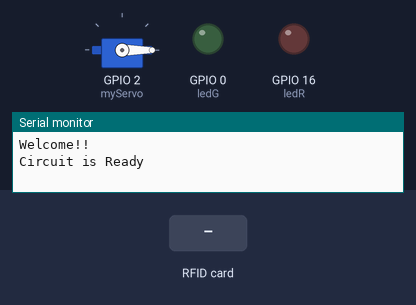
Simulated run of this sketch. Board: ESP8266 (NodeMCU). Parts: servo, output pins drawn as LEDs (lit = HIGH), the last lines printed to the serial monitor. Inputs (shaded band) come from the test bench. WiFi joins after 1.5 s; servers stay silent unless stated; pins used as bus, display or sensor lines are not drawn.

Above: at 3.0 s.
3.1 s: RFID card 5E 7A 19 C4 held to the reader
At 5.0 s:
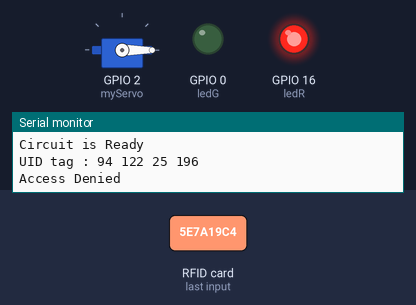
Timing chart, 0 to 6.9 s (numbered marks = the images above; inputs shaded):
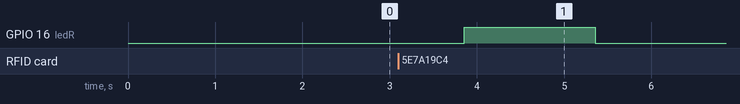

Measured:
- after the input at 3.1 s, GPIO 16 (ledR): LOW → HIGH after 0.76 s, → LOW 1.5 s later

The sketch:

RFIDNODEM.ino
```cpp
#include <SPI.h>

#include <MFRC522.h>
#define BLYNK_TEMPLATE_ID           "TMPLQi6atOae"
#define BLYNK_DEVICE_NAME           "RFID"
#define BLYNK_AUTH_TOKEN            "zr29KAKs8iXXsCGCwA7CIwZfhuvyrKgp"

#define BLYNK_PRINT Serial

#include <ESP8266WiFi.h>

#include <BlynkSimpleEsp8266.h>

#define SS_PIN 4

#define RST_PIN 5


MFRC522 mfrc522(SS_PIN, RST_PIN);   // Create MFRC522 instance.

char auth[] ="zr29KAKs8iXXsCGCwA7CIwZfhuvyrKgp";    //Blynk Authentication Token -- sent via Email from Blynk

char ssid[] = "TECHAID";   //Enter WiFi Name
char password[] = "RBREEZY2021";   //Enter Wifi Password
#include <Servo.h>

Servo myServo; //define servo name
#define ledR  16
#define ledG  0
#define BUZZER 15 //buzzer pin


SimpleTimer timer;

int fflag = 0;

int eflag = 0;

int jflag = 0;

WidgetTerminal terminal(V2);


void setup()

{

  Serial.begin(9600);   // Initiate a serial communication

      Blynk.begin(auth, ssid, password);

  SPI.begin();      // Initiate  SPI bus

    myServo.attach(2); //servo pin D4

  myServo.write(0); //servo start position

  pinMode(BUZZER, OUTPUT);
pinMode(ledG, OUTPUT);
pinMode(ledR, OUTPUT);
  noTone(BUZZER);


  mfrc522.PCD_Init();   // Initiate MFRC522

  Serial.println("Welcome!!");

  Serial.println();

  Serial.println("Circuit is Ready");

  timer.setInterval(1000L, iot_rfid);


}

void loop()

{

    timer.run(); // Initiates SimpleTimer

  Blynk.run();


}


void iot_rfid(){


  // Look for new cards

 // Look for new cards

  if ( ! mfrc522.PICC_IsNewCardPresent())

  {

    return;

  }

  // Select one of the cards

  if ( ! mfrc522.PICC_ReadCardSerial())

  {

    return;

  }

  //Show UID on serial monitor

  Serial.print("UID tag :");

  String content= "";

  byte letter;

  for (byte i = 0; i < mfrc522.uid.size; i++)

  {

     Serial.print(mfrc522.uid.uidByte[i] < 0x10 ? " 0" : " ");

     Serial.print(mfrc522.uid.uidByte[i], DEC);

     content.concat(String(mfrc522.uid.uidByte[i] < 0x10 ? " 0" : " "));

     content.concat(String(mfrc522.uid.uidByte[i], DEC));

  }

  Serial.println();

  if( (content.substring(1) == "228 148 113 24")  && (fflag == 1))

  {

         Serial.println("Cognate");

         Blynk.virtualWrite(V2, "Cognate" );
           Blynk.logEvent("Cognate Entered the Facility");
digitalWrite(ledG, HIGH);
digitalWrite(BUZZER, HIGH);

    delay(250);
digitalWrite(ledG, LOW);
     digitalWrite(BUZZER, LOW);

          myServo.write(180);

          delay(3000);

          myServo.write(1);
  }


                else

        Serial.println("Access Denied");

digitalWrite(ledR, HIGH);
         digitalWrite(BUZZER, HIGH);

    delay(1500);
digitalWrite(ledR, LOW);
      digitalWrite(BUZZER, LOW);


  }


// in Blynk app writes values to the Virtual Pin 3

BLYNK_WRITE(V3)

{

   fflag = param.asInt(); // assigning incoming value from pin V3 to a variable

  // Blynk.virtualWrite(V2, fflag );


}
```
